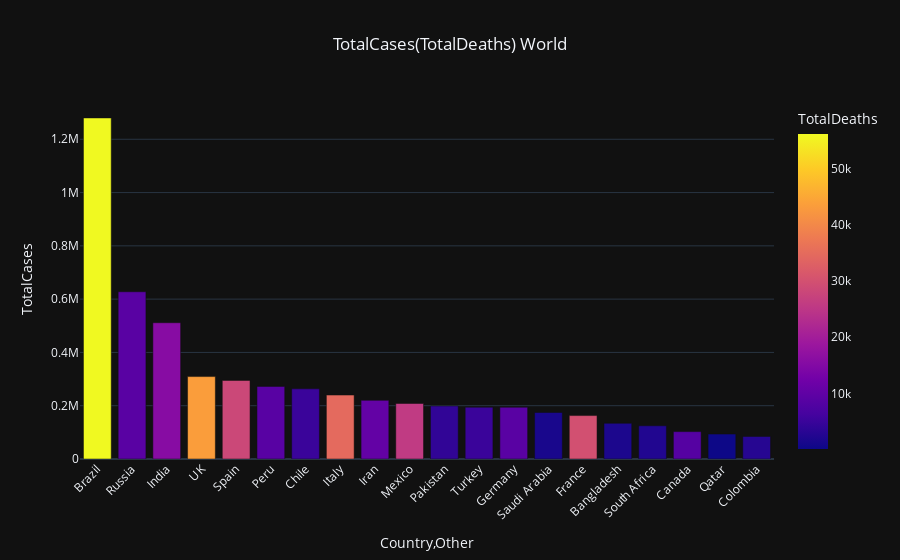

This figure's notebook cell:
### Markdown cell above
From the above visualization we can infer that although Total Cases in Tamil Nadu and Delhi is close to Gujrat, the deaths in Gujrat is significantly more<br>
Hence **Gujrat must not neglect lockdown measures and concentrate on better medical fascilities**

### Code cell
bar_chart(temp_df1.iloc[2:22, :], total_cases_world, deaths_world, 'World')

### Figure 1 — Plotly figure (JSON) as saved in the notebook; plotly's stock layout.template omitted (floating-point values rounded to 4 significant figures)
{"data": [{"alignmentgroup": "True", "hovertemplate": "Country,Other=%{x}<br>TotalCases=%{y}<br>TotalDeaths=%{marker.color}<extra></extra>", "legendgroup": "", "marker": {"color": [56109, 8969, 15731, 43414, 28338, 8939, 5068, 34708, 10364, 25779, 4035, 5065, 9026, 1474, 29778, 1695, 2340, 8508, 110, 2811], "coloraxis": "coloraxis"}, "name": "", "offsetgroup": "", "orientation": "v", "showlegend": false, "textposition": "auto", "type": "bar", "x": ["Brazil", "Russia", "India", "UK", "Spain", "Peru", "Chile", "Italy", "Iran", "Mexico", "Pakistan", "Turkey", "Germany", "Saudi Arabia", "France", "Bangladesh", "South Africa", "Canada", "Qatar", "Colombia"], "xaxis": "x", "y": [1280054, 627646, 511478, 309360, 294985, 272364, 263360, 239961, 220180, 208392, 198883, 194511, 194399, 174577, 162936, 133978, 124590, 102794, 93663, 84442], "yaxis": "y"}], "layout": {"barmode": "relative", "coloraxis": {"colorbar": {"title": {"text": "TotalDeaths"}}, "colorscale": [[0, "#0d0887"], [0.1111, "#46039f"], [0.2222, "#7201a8"], [0.3333, "#9c179e"], [0.4444, "#bd3786"], [0.5556, "#d8576b"], [0.6667, "#ed7953"], [0.7778, "#fb9f3a"], [0.8889, "#fdca26"], [1, "#f0f921"]]}, "hovermode": "x", "legend": {"tracegroupgap": 0}, "title": {"text": "TotalCases(TotalDeaths) World", "x": 0.5, "xanchor": "center"}, "xaxis": {"anchor": "y", "domain": [0, 1], "tickangle": -45, "title": {"text": "Country,Other"}}, "yaxis": {"anchor": "x", "domain": [0, 1], "title": {"text": "TotalCases"}}}}
